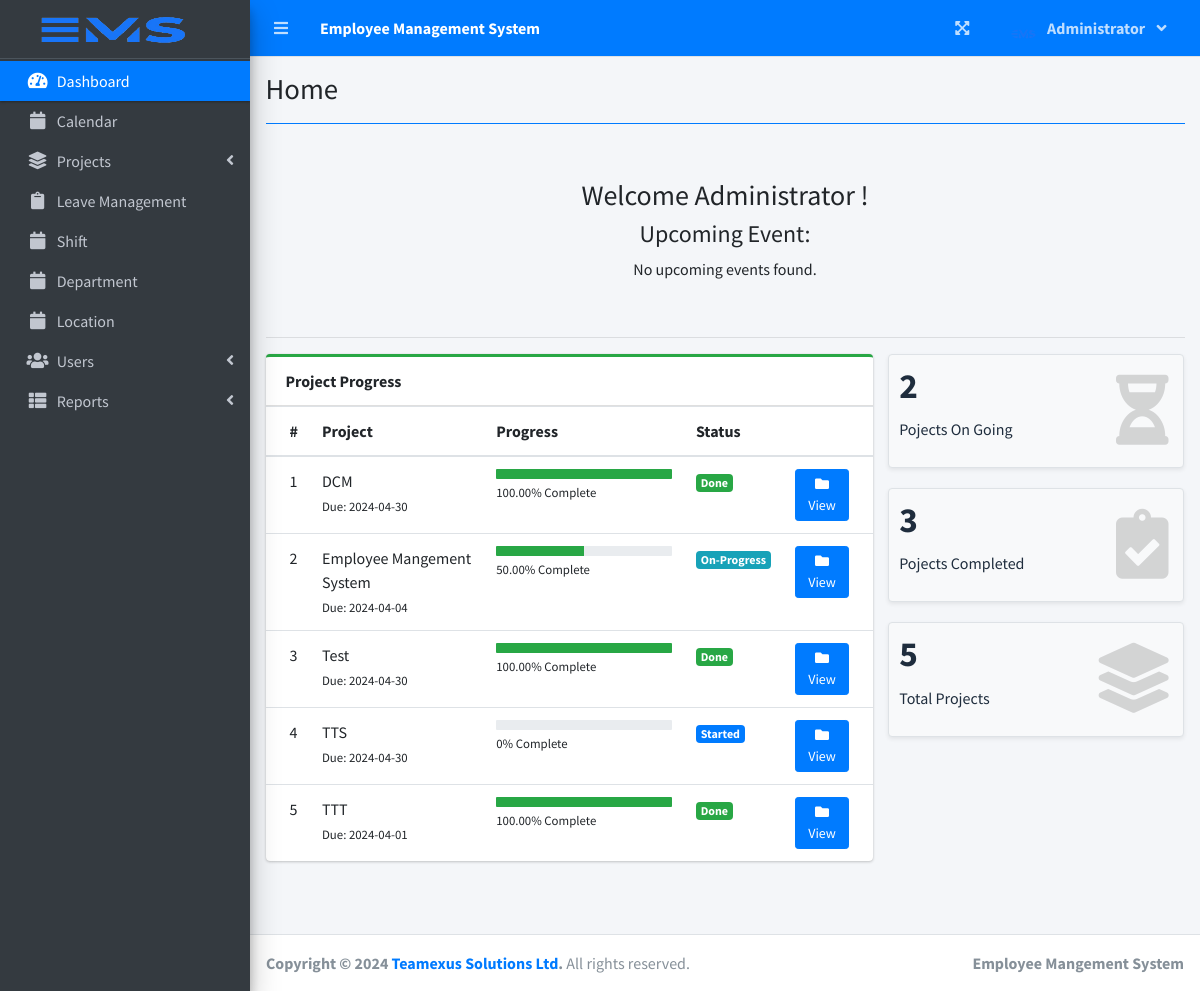
The page / (signed in) on the database its author committed.
### tables this page shows
CREATE TABLE `project_list` (
  `id` int(30) NOT NULL,
  `name` varchar(200) NOT NULL,
  `description` text NOT NULL,
  `status` tinyint(2) NOT NULL,
  `start_date` date NOT NULL,
  `end_date` date NOT NULL,
  `manager_id` int(30) NOT NULL,
  `user_ids` text NOT NULL,
  `date_created` datetime NOT NULL DEFAULT current_timestamp(),
  `Edate` date DEFAULT NULL
);

### home.php (the view, shortened to what this page needs)
<?php include('db_connect.php') ?>
<div class="container-fluid">
    <div class="row">
        <div class="col-md-12">
            <header class="py-4">
                <h3 class="text-center">Welcome <?php echo $_SESSION['login_name']; ?>!</h3>
                <h4 class="text-center">Upcoming Event:</h4>
                <div class="text-center">
                    <?php
                    $current_date = date('Y-m-d H:i:s');
                    $result = $conn->query("SELECT * FROM schedule_list WHERE start_datetime > '$current_date' ORDER BY start_datetime ASC LIMIT 1");
                    if ($result->num_rows > 0) {
                        $row = $result->fetch_assoc();
                        echo "<h5><strong>Title:</strong> " . $row['title'] . " - <strong>Date:</strong> " . date('F d, Y h:i A', strtotime($row['start_datetime'])) . "</h5>";
                    } else {
                        echo "<p>No upcoming events found.</p>";
                    }
                    ?>
                </div>
            </header>
        </div>
    </div>
</div>
<hr>
<div class="row">
    <div class="col-md-8">
        <div class="card card-outline card-success">
            <div class="card-header">
                <b>Project Progress</b>
            </div>
            <div class="card-body p-0">
                <div class="table-responsive">
                    <table class="table m-0 table-hover">
                        <colgroup>
                            <col width="5%">
                            <col width="30%">
                            <col width="35%">
                            <col width="15%">
                            <col width="15%">
                        </colgroup>
                        <thead>
                            <th>#</th>
                            <th>Project</th>
                            <th>Progress</th>
                            <th>Status</th>
                            <th></th>
                        </thead>
                        <tbody>
                            <?php
                            $stat = array("Pending", "Started", "On-Progress", "On-Progress", "On-Progress", "Done");
                            $where = "";
                            if ($_SESSION['login_type'] == 1 || $_SESSION['login_type'] == 2) {
                                $where = "";
                            } elseif ($_SESSION['login_type'] == 3) {
                                $where = " WHERE CONCAT('[',REPLACE(user_ids,',','],['),']') LIKE '%[{$_SESSION['login_id']}]%' ";
                            }
                            $qry = $conn->query("SELECT * FROM project_list $where order by name asc");
                            $i = 0;
                            while ($row = $qry->fetch_assoc()) :
                                $i++;
                                $tprog = $conn->query("SELECT * FROM task_list where project_id = {$row['id']}")->num_rows;
                                $cprog = $conn->query("SELECT * FROM task_list where project_id = {$row['id']} and status = 3")->num_rows;
                                $prog = $tprog > 0 ? ($cprog / $tprog) * 100 : 0;
                                $prog = $prog > 0 ? number_format($prog, 2) : $prog;
                                if ($prog >= 0 && $prog < 50) {
                                    $row['status'] = 1;
                                } elseif ($prog >= 50 && $prog < 90) {
                                    $row['status'] = 2;
                                } elseif ($prog >= 90 && $prog <= 100) {
                                    $row['status'] = 5;
                                }
                            ?>
                                <tr>
                                    <td><?php echo $i; ?></td>
                                    <td>
                                        <a><?php echo ucwords($row['name']); ?></a><br>
                                        <small>Due: <?php echo date("Y-m-d", strtotime($row['end_date'])); ?></small>
                                    </td>
                                    <td class="project_progress">
                                        <div class="progress progress-sm">
                                            <div class="progress-bar bg-green" role="progressbar" aria-valuenow="<?php echo $prog; ?>" aria-valuemin="0" aria-valuemax="100" style="width: <?php echo $prog; ?>%">
                                            </div>
                                        </div>
                                        <small><?php echo $prog; ?>% Complete</small>
                                    </td>
                                    <td class="project-state">
                                    <?php
                                    if($stat[$row['status']] =='Pending'){
                                        echo "<span class='badge badge-secondary'>{$stat[$row['status']]}</span>";
                                    } elseif($stat[$row['status']] =='Started'){
                                        echo "<span class='badge badge-primary'>{$stat[$row['status']]}</span>";
                                    } elseif($stat[$row['status']] =='On-Progress'){
                                        echo "<span class='badge badge-info'>{$stat[$row['status']]}</span>";
                                    } elseif($stat[$row['status']] =='Done'){
                                        echo "<span class='badge badge-success'>{$stat[$row['status']]}</span>";
                                    }
                                    ?>
                                    </td>
                                    <td>
                                        <a class='btn btn-primary btn-sm' href='./index.php?page=view_project&id=<?php echo $row['id']; ?>'><i class='fas fa-folder'></i> View</a>
</td>
                                </tr>
                            <?php endwhile; ?>
                        </tbody>
                    </table>
                </div>
            </div>
        </div>
    </div>
        <div class="col-md-4">
          <div class="row">
          <div class="col-12 col-sm-6 col-md-12">
            <div class="small-box bg-light shadow-sm border">
              <div class="inner">
                <?php
              $total_incomplete_projects = 0;
              $qry = $conn->query("SELECT * FROM project_list $where ORDER BY name ASC");
              while ($row = $qry->fetch_assoc()) {
                  $total_tasks = $conn->query("SELECT COUNT(*) as total_tasks FROM task_list WHERE project_id = {$row['id']}")->fetch_assoc()['total_tasks'];
                  $completed_tasks = $conn->query("SELECT COUNT(*) as completed_tasks FROM task_list WHERE project_id = {$row['id']} AND status = 3")->fetch_assoc()['completed_tasks'];
                  $progress = $total_tasks > 0 ? ($completed_tasks / $total_tasks) * 100 : 0;
                  if ($progress < 100) {
                      $total_incomplete_projects++;
                  }
              }
              ?>
                <h3><?php echo $total_incomplete_projects;  ?> </h3>
                <p>Pojects On Going</p>
              </div>
              <div class="icon">
              <i class="fa fa-hourglass-half"></i>
              </div>
            </div>
          </div>
          <div class="col-12 col-sm-6 col-md-12">
            <div class="small-box bg-light shadow-sm border">
              <div class="inner">
                <?php
              $total_projects = 0;
$qry = $conn->query("SELECT * FROM project_list $where ORDER BY name ASC");
while ($row = $qry->fetch_assoc()) {
    $total_tasks = $conn->query("SELECT COUNT(*) as total_tasks FROM task_list WHERE project_id = {$row['id']}")->fetch_assoc()['total_tasks'];
    $completed_tasks = $conn->query("SELECT COUNT(*) as completed_tasks FROM task_list WHERE project_id = {$row['id']} AND status = 3")->fetch_assoc()['completed_tasks'];
    $progress = $total_tasks > 0 ? ($completed_tasks / $total_tasks) * 100 : 0;
    if ($progress == 100) {
        $total_projects++;
    }
}
?>
                <h3><?php echo $total_projects;  ?> </h3>
                <p>Pojects Completed</p>
              </div>
              <div class="icon">
              <i class="fa fa-clipboard-check"></i>
              </div>
            </div>
          </div>
          <div class="col-12 col-sm-6 col-md-12">
            <div class="small-box bg-light shadow-sm border">
              <div class="inner">
                <h3><?php echo $conn->query("SELECT * FROM project_list $where")->num_rows; ?> </h3>
                <p>Total Projects</p>
              </div>
              <div class="icon">
                <i class="fa fa-layer-group"></i>
              </div>
            </div>
          </div>
      </div>
        </div>
      </div>
    </div>
  </div>

### rows shown on the page
project_list: name "DCM", end_date "2024-04-30", prog "100.00", status "Done"
project_list: name "Employee Mangement System", end_date "2024-04-04", prog "50.00", status "On-Progress"
project_list: name "Test", end_date "2024-04-30", prog "100.00", status "Done"
project_list: name "TTS", end_date "2024-04-30", prog "0", status "Started"
project_list: name "TTT", end_date "2024-04-01", prog "100.00", id "Done"

### other values the page prints
$_SESSION['login_firstname'] "Administrator"
$title "Home"
$_SESSION['login_name'] "Administrator"
$total_incomplete_projects "2"
$total_projects "3"
$conn->query("SELECT * FROM project_list $where")->num_rows "5"
